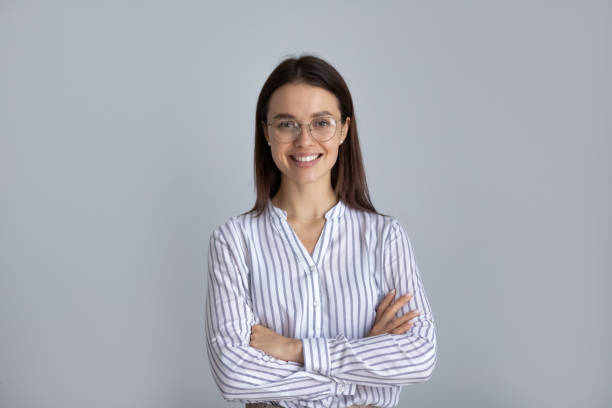
#> input picture images1.jpg, 612 x 408 px
$ jupyter execute --allow-errors avatar_creator.ipynb
#> lines starting #> are read from the running program, lines starting #| are printed output that depends on the picture; after the words box and inside, x2 and y2 are one past the last pixel; in counts of white or black regions, pixels touching at a corner belong together
AVATAR CREATOR

[cell 1]
import cv2
import numpy as np
import pandas
import matplotlib.pyplot as plt

[cell 2]
def read_image(filename):
#> called with filename = 'images1.jpg'
    img=cv2.imread(filename)
#> img is the input picture: shape (408, 612, 3); mean B, G, R 180.9, 172.8, 171.1
    img=cv2.cvtColor(img, cv2.COLOR_BGR2RGB)
    plt.imshow(img)
    plt.show()
    return img

[cell 3]
filename="images1.jpg"
img=read_image(filename)
org_image=np.copy(img)

Create Edge

[cell 4]
def edge_mark(img, line_size, blur_value):
#> called with line_size = 3, blur_value = 7
    gray= cv2.cvtColor(img, cv2.COLOR_RGB2GRAY)
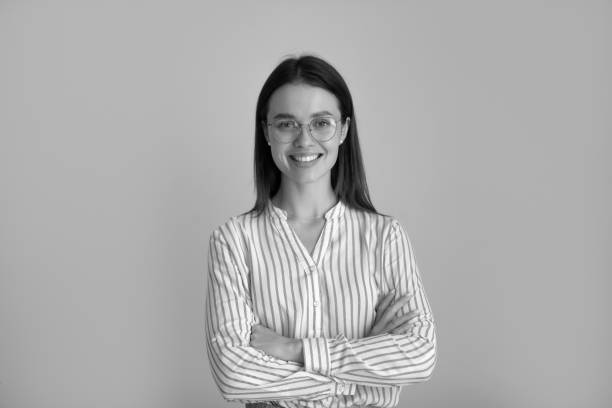
#> gray: shape (408, 612); min 0, max 255, mean 173.2
    grayBlur= cv2.medianBlur(gray, blur_value)
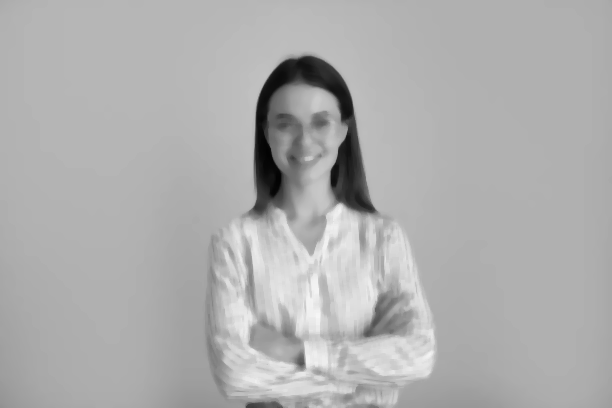
#> grayBlur: shape (408, 612); min 3, max 246, mean 174.3
    edges=cv2.adaptiveThreshold(grayBlur, 255, cv2.ADAPTIVE_THRESH_MEAN_C, cv2.THRESH_BINARY, line_size, blur_value)
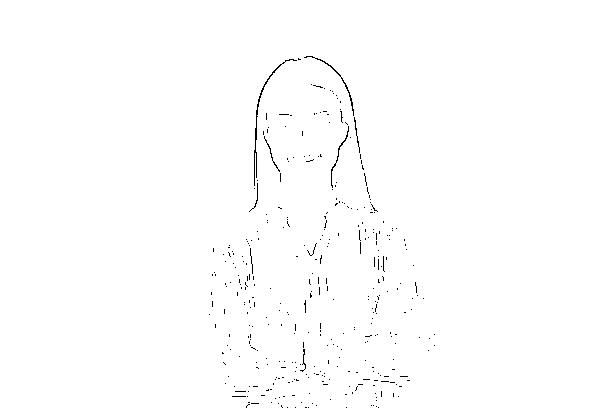
#> edges: shape (408, 612); 99.4% white; black in thin lines or dots, all inside (x1, y1, x2, y2) = (209, 56, 435, 408)
    return edges

[cell 5]
line_size = 3
blur_value =7
edges=edge_mark(img, line_size, blur_value)
plt.imshow(edges, cmap="gray")
plt.show()

Reduce  NO of Color

[cell 6]
def color_quantization(img, k):
#> called with k = 9
    data=np.float32(img).reshape((-1,3))
    criteria=(cv2.TERM_CRITERIA_EPS + cv2.TERM_CRITERIA_MAX_ITER , 20, 0.001)
    ret, label, centre = cv2.kmeans(data, k, None, criteria,10,cv2.KMEANS_RANDOM_CENTERS)
#> ret = 33212776.5; centre = [[180.9, 139.9, 118.6], [175, 179.8, 188.9], [144.6, 145.3, 159.1], [29.1, 18.44, 14.17], [218.8, 220.4, 235.1], [164.9, 169, 178.7], [74.86, 54.93, 48.18], [212.5, 174.3, 150.9], [125.6, 101.5, 94.57]]
    centre=np.uint8(centre)
#> centre = [[180, 139, 118], [174, 179, 188], [144, 145, 159], [29, 18, 14], [218, 220, 235], [164, 168, 178], [74, 54, 48], [212, 174, 150], [125, 101, 94]]

    result=centre [label.flatten()]
    result=result.reshape(img.shape)
    return result

[cell 7]
img=color_quantization(img, k=9)
plt.imshow(img)
plt.show

[cell 8]
blurred=cv2.bilateralFilter(img,d=3,sigmaColor=7,sigmaSpace=200)
plt.imshow(blurred)
plt.show

Merge above images

[cell 9]
def avatar():
    c= cv2.bitwise_and(blurred,blurred,mask=edges)
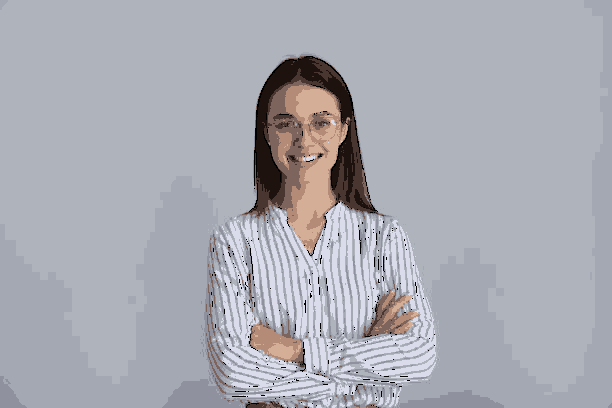
#> c: shape (408, 612, 3); mean R, G, B 169.3, 171.3, 179.4

    plt.imshow(c)
    plt.show
